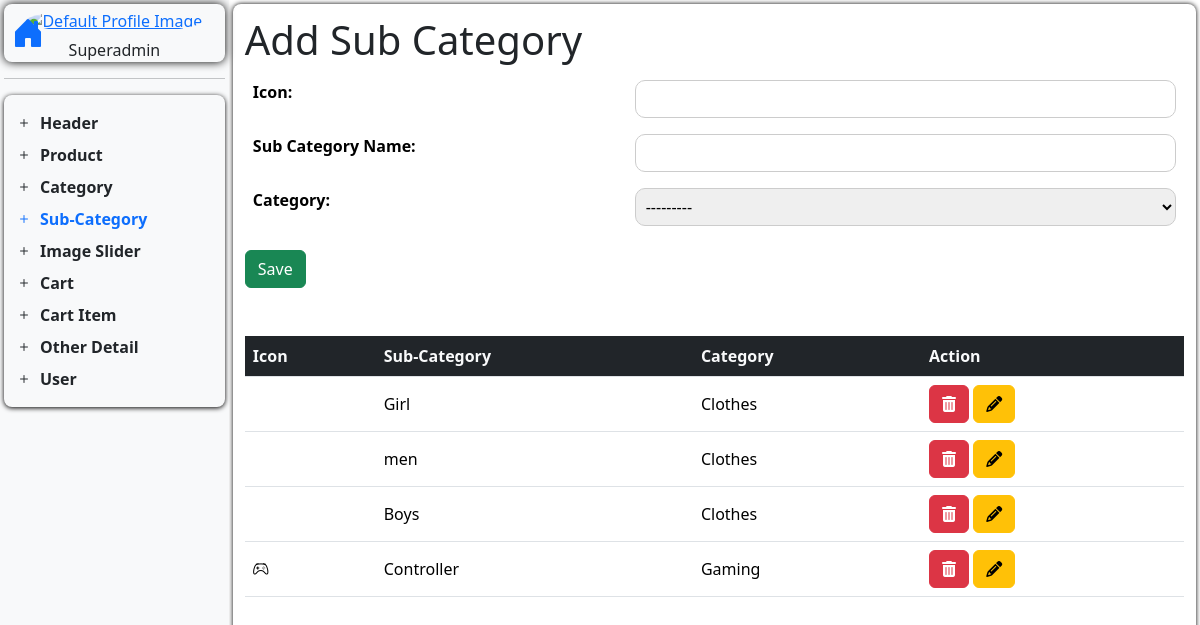
Screenshot of /add-sub-category/ with the database file from the repository.
### techspot_app/models.py (models this page shows, shortened)
class Sub_CategoryModel(models.Model):
    sub_category_icon = models.CharField(max_length=200, default="", blank=True)
    sub_category_name = models.CharField(max_length=200, default="", unique=True)
    category = models.ForeignKey(
        CategoryModel, related_name="subcategories", on_delete=models.CASCADE
    )

class CategoryModel(models.Model):
    category_icon = models.CharField(max_length=200, default="", blank=True)
    category_name = models.CharField(max_length=200, default="", unique=True)
    category_image = models.ImageField(
        upload_to="category_image/", default="", null=True, blank=True
    )
    def __str__(self) -> str:
        return f"{self.category_name}"

### techspot_app/operationView.py (the view)
# urls.py: path("add-sub-category/", add_sub_category, name="add_sub_category"),
def add_sub_category(request):
    return handle_create(
        request=request,
        model=Sub_CategoryModel,
        formname=SubCategoryForm,
        redirect_url="add_sub_category",
        template_url="Dashboard/D_Content/add_sub_category.html",
        action_url="add_sub_category",
    )

### techspot_app/forms.py
class SubCategoryForm(forms.ModelForm):
    class Meta:
        model = Sub_CategoryModel
        fields = "__all__"

### handler/operationhandler.py (called while the page is built)
def handle_create(
        request,
        model,
        formname,
        redirect_url,
        template_url,
        action_url
    ):
    data = model.objects.order_by('-id')
    if request.method == "POST":
        form = formname(request.POST, request.FILES)
        if form.is_valid():
            form.save()
            return redirect(redirect_url)
    else:
        form = formname()
    context = {
        "form": form,
        "data": data,
        'action_url': reverse(action_url)
        }
    return render(request, template_url, context)

### techspot_app/templates/Dashboard/D_Content/add_sub_category.html
{% extends "Dashboard/dashboard.html" %}
{% block add_sub_category%}
<h1>Add Sub Category</h1>
<div>
    <table class="table table-borderless">
        <tr>
            <th><label for="sub_category_icon">Icon: </label></th>
            <td>{{form.sub_category_icon}}</td>
        </tr>
        <tr>
            <th><label for="sub_category_name">Sub Category Name: </label></th>
            <td>{{form.sub_category_name}}</td>
        </tr>
        <tr>
            <th><label for="sub_category_category">Category: </label></th>
            <td>{{form.category}}</td>
        </tr>
    </table>
</div>
<button type="submit" name="submit" class="btn btn-success">
    {% if form.instance.id %} Update {% else %} Save {% endif %}
</button>
<div class="mt-5">
    <table class="table bg-white">
        <thead>
            <tr>
                <th class="bg-dark text-light">Icon</th>
                <th class="bg-dark text-light">Sub-Category</th>
                <th class="bg-dark text-light">Category</th>
                <th class="bg-dark text-light">Action</th>
            </tr>
        </thead>
        <tbody>
            {% for s_cat in data %}
            <tr>
                <td class="align-middle">
                    {% if s_cat.sub_category_icon %}
                      <i class="{{s_cat.sub_category_icon}}"></i>
                      {% else %}
                      <p>N/A</p>
                    {% endif %}
                </td>
                <td class="align-middle">{{ s_cat.sub_category_name }}</td>
                <td class="align-middle">{{ s_cat.category }}</td>
                <td>
                    <a href="{% url 'del_sub_category' s_cat.id %}" class="btn btn-danger"><i class="fas fa-trash-alt"></i></a>
                    <a href="{% url 'update_sub_category' s_cat.id %}" class="btn btn-warning"><i class="fas fa-pencil-alt"></i></a>
                </td>
            </tr>
            {% endfor %}
        </tbody>
    </table>
</div>
{% endblock %}

### static/CSS/Dashboard/dashboard.css (style rules this page uses)
* { margin: 0; padding: 0; max-width: 100%; box-sizing: border-box; }
input, select { width: 100%; padding: 6px; border: 1px solid #ccc; border-radius: 10px; }

### rows the page displays
Sub_CategoryModel: sub_category_name "Girl", category "Clothes"
Sub_CategoryModel: sub_category_name "men", category "Clothes"
Sub_CategoryModel: sub_category_name "Boys", category "Clothes"
Sub_CategoryModel: sub_category_name "Controller", category "Gaming"
